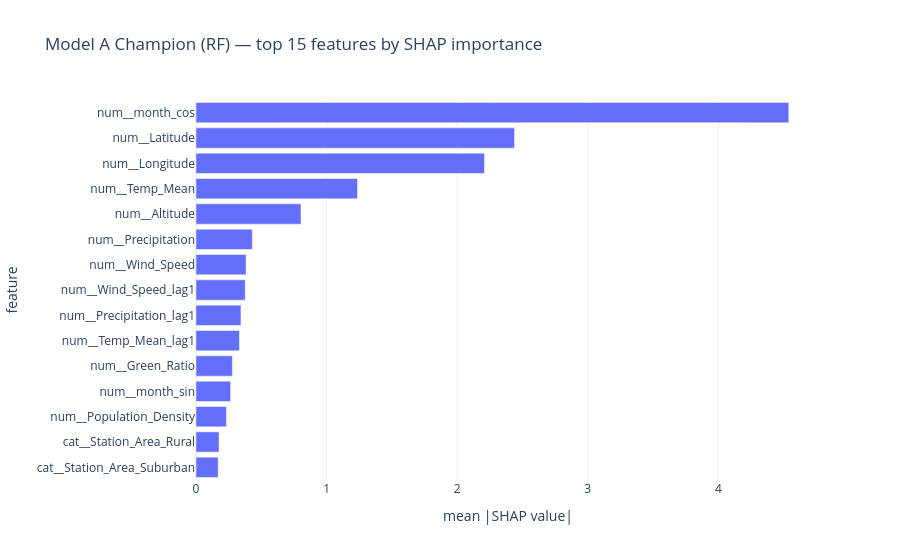

The cell this chart's notebook holds for it:
### Code cell
top_n = 15

top_feats_a = shap_importance_a.head(top_n).copy().iloc[::-1]

fig_imp_a = px.bar(
    top_feats_a,
    x="mean_abs_shap",
    y="feature",
    orientation="h",
    title=f"Model A Champion ({champion_a_name}) — top {top_n} features by SHAP importance",
    labels={
        "mean_abs_shap": "mean |SHAP value|",
        "feature": "feature"
    },
)

fig_imp_a.update_layout(
    template="plotly_white",
    paper_bgcolor="rgba(0,0,0,0)",
    plot_bgcolor="rgba(0,0,0,0)"
)

fig_imp_a.write_image(f"images/modela_{champion_a_name}_shap_importance_bar.png", scale=2)
fig_imp_a.show()

### Figure 1 — Plotly figure (JSON) as saved in the notebook; plotly's stock layout.template omitted (floating-point values rounded to 4 significant figures)
{"data": [{"hovertemplate": "mean |SHAP value|=%{x}<br>feature=%{y}<extra></extra>", "legendgroup": "", "marker": {"color": "#636efa", "pattern": {"shape": ""}}, "name": "", "orientation": "h", "showlegend": false, "textposition": "auto", "x": [0.1699, 0.1765, 0.2327, 0.2653, 0.2789, 0.3325, 0.3444, 0.377, 0.3835, 0.4312, 0.8039, 1.237, 2.209, 2.439, 4.539], "xaxis": "x", "y": ["cat__Station_Area_Suburban", "cat__Station_Area_Rural", "num__Population_Density", "num__month_sin", "num__Green_Ratio", "num__Temp_Mean_lag1", "num__Precipitation_lag1", "num__Wind_Speed_lag1", "num__Wind_Speed", "num__Precipitation", "num__Altitude", "num__Temp_Mean", "num__Longitude", "num__Latitude", "num__month_cos"], "yaxis": "y", "type": "bar"}], "layout": {"xaxis": {"anchor": "y", "domain": [0.0, 1.0], "title": {"text": "mean |SHAP value|"}}, "yaxis": {"anchor": "x", "domain": [0.0, 1.0], "title": {"text": "feature"}}, "legend": {"tracegroupgap": 0}, "title": {"text": "Model A Champion (RF) — top 15 features by SHAP importance"}, "barmode": "relative", "paper_bgcolor": "rgba(0,0,0,0)", "plot_bgcolor": "rgba(0,0,0,0)"}}
